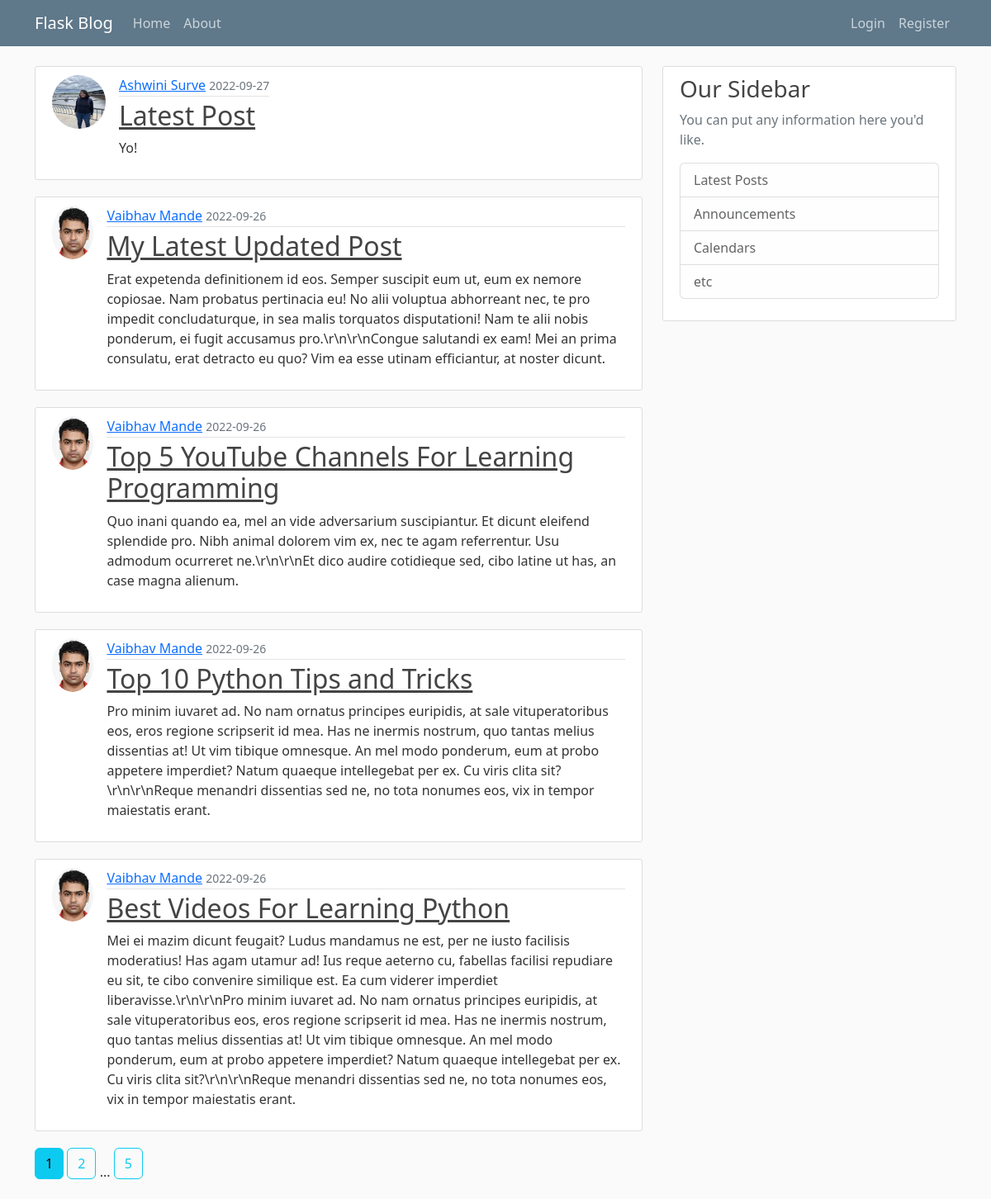
The page /home on the database its author committed.
### flaskblogs/models.py (models this page shows, shortened)
class Post(db.Model):
    id = db.Column(db.Integer, primary_key=True)
    title = db.Column(db.String(100), nullable=False)
    date_posted = db.Column(db.DateTime, nullable=False,
                            default=datetime.utcnow)
    content = db.Column(db.Text, nullable=False)
    user_id = db.Column(db.Integer, db.ForeignKey('user.id'), nullable=False)

class User(db.Model, UserMixin):
    id = db.Column(db.Integer, primary_key=True)
    username = db.Column(db.String(20), unique=True, nullable=False)
    email = db.Column(db.String(120), unique=True, nullable=False)
    image_file = db.Column(db.String(20), nullable=False,
                           default="default.jpg")
    password = db.Column(db.String(60), nullable=False)
    posts = db.relationship('Post', backref='author', lazy=True)

### flaskblogs/main/routes.py (the view)
@main.route("/")
@main.route("/home")
def home():
    page = request.args.get('page', 1, type=int)
    posts = Post.query.order_by(
        Post.date_posted.desc()).paginate(page=page, per_page=5)
    return render_template('home.html', posts=posts)

### flaskblogs/templates/home.html
{% extends 'layout.html' %}
{% block content %}
    {% for post in posts.items %}
      <article class="media content-section d-flex flex-direction-row">
        <img class="rounded-circle article-img" src="{{url_for('static', filename='profile_pics/' + post.author.image_file)}}"/>
        <div class="media-body">
          <div class="article-metadata">
            <a class="mr-2" href="{{ url_for('users.user_posts', username=post.author.username) }}">{{ post.author.username }}</a>
            <small class="text-muted">{{ post.date_posted.strftime('%Y-%m-%d') }}</small>
          </div>
          <h2><a class="article-title" href="{{ url_for('posts.post',post_id=post.id) }}">{{ post.title }}</a></h2>
          <p class="article-content">{{ post.content }}</p>
        </div>
      </article>
    {% endfor %}
    {% for page_num in posts.iter_pages(left_edge=1, right_edge=1, left_current=1, right_current=2) %}
      {% if page_num %}
        {% if posts.page == page_num %}
          <a class="btn btn-info mb-4" href="{{ url_for('main.home', page=page_num)}}"> {{page_num}} </a>
        {% else %}
          <a class="btn btn-outline-info mb-4" href="{{ url_for('main.home', page=page_num)}}"> {{page_num}} </a>
        {% endif %}
      {% else %}
        ...
      {% endif %}
    {% endfor %}
{% endblock content %}

### flaskblogs/templates/layout.html (shortened to what this page needs)
<!DOCTYPE html>
<html>
<head>
    <link href="https://cdn.jsdelivr.net/npm/bootstrap@5.2.0/dist/css/bootstrap.min.css" rel="stylesheet">
    <link rel="stylesheet" type="text/css" href="{{ url_for('static', filename='main.css') }}">
</head>
<body>
    <header class="site-header">
      <nav class="navbar navbar-expand-md navbar-dark bg-steel fixed-top">
        <div class="container">
          <a class="navbar-brand mr-4" href="/">Flask Blog</a>
          <div class="collapse navbar-collapse d-flex justify-content-between" id="navbarToggle">
            <div class="navbar-nav mr-auto">
              <a class="nav-item nav-link" href="{{ url_for('main.home') }}">Home</a>
              <a class="nav-item nav-link" href="{{ url_for('main.about') }}">About</a>
            </div>
            <div class="navbar-nav">
              {% if current_user.is_authenticated %}
                <a class="nav-item nav-link" href="{{ url_for('posts.new_post') }}">New Post</a>
                <a class="nav-item nav-link" href="{{ url_for('users.account') }}">Account</a>
                <a class="nav-item nav-link" href="{{ url_for('users.logout') }}">Logout</a>
              {% else %}
                <a class="nav-item nav-link" href="{{ url_for('users.login') }}">Login</a>
                <a class="nav-item nav-link" href="{{ url_for('users.register') }}">Register</a>
              {% endif%}
            </div>
          </div>
        </div>
      </nav>
    </header>
    <main role="main" class="container">
      <div class="row">
        <div class="col-md-8">
          {% block content %}{% endblock %}
        </div>
        <div class="col-md-4">
          <div class="content-section">
            <h3>Our Sidebar</h3>
            <p class='text-muted'>You can put any information here you'd like.
              <ul class="list-group">
                <li class="list-group-item list-group-item-light">Latest Posts</li>
                <li class="list-group-item list-group-item-light">Announcements</li>
                <li class="list-group-item list-group-item-light">Calendars</li>
                <li class="list-group-item list-group-item-light">etc</li>
              </ul>
            </p>
          </div>
        </div>
      </div>
    </main>
</body>
</html>

### flaskblogs/static/main.css (style rules this page uses)
body { background: #fafafa; color: #333333; margin-top: 5rem; }
h1, h2, h3, h4, h5, h6 { color: #444444; }
.bg-steel { background-color: #5f788a; }
.site-header .navbar-nav .nav-link { color: #cbd5db; }
.content-section { background: #ffffff; padding: 10px 20px; border: 1px solid #dddddd; border-radius: 3px; margin-bottom: 20px; }
.article-title { color: #444444; }
.article-content { white-space: pre-line; }
.article-img { height: 65px; width: 65px; margin-right: 16px; }
.article-metadata { padding-bottom: 1px; margin-bottom: 4px; border-bottom: 1px solid #e3e3e3 }

### rows shown on the page
Post: image_file (picture), author.username "Ashwini Surve", date_posted "2022-09-27", title "Latest Post", content "Yo!"
Post: image_file (picture), author.username "Vaibhav Mande", date_posted "2022-09-26", title "My Latest Updated Post", content "Erat expetenda definitionem id eos. Semper suscipit eum ut, eum ex nemore copiosae. Nam probatus pertinacia eu! No alii voluptua abhorreant nec, te pro impedit concludaturque, in sea malis torquatos disputationi! Nam te alii nobis ponderum, ei fugit accusamus pro.\\r\\n\\r\\nCongue salutandi ex eam! Mei an prima consulatu, erat detracto eu quo? Vim ea esse utinam efficiantur, at noster dicunt."
Post: image_file (picture), author.username "Vaibhav Mande", date_posted "2022-09-26", title "Top 5 YouTube Channels For Learning Programming", content "Quo inani quando ea, mel an vide adversarium suscipiantur. Et dicunt eleifend splendide pro. Nibh animal dolorem vim ex, nec te agam referrentur. Usu admodum ocurreret ne.\\r\\n\\r\\nEt dico audire cotidieque sed, cibo latine ut has, an case magna alienum."
Post: image_file (picture), author.username "Vaibhav Mande", date_posted "2022-09-26", title "Top 10 Python Tips and Tricks", content "Pro minim iuvaret ad. No nam ornatus principes euripidis, at sale vituperatoribus eos, eros regione scripserit id mea. Has ne inermis nostrum, quo tantas melius dissentias at! Ut vim tibique omnesque. An mel modo ponderum, eum at probo appetere imperdiet? Natum quaeque intellegebat per ex. Cu viris clita sit?\\r\\n\\r\\nReque menandri dissentias sed ne, no tota nonumes eos, vix in tempor maiestatis erant."
Post: image_file (picture), author.username "Vaibhav Mande", date_posted "2022-09-26", title "Best Videos For Learning Python", content "Mei ei mazim dicunt feugait? Ludus mandamus ne est, per ne iusto facilisis moderatius! Has agam utamur ad! Ius reque aeterno cu, fabellas facilisi repudiare eu sit, te cibo convenire similique est. Ea cum viderer imperdiet liberavisse.\\r\\n\\r\\nPro minim iuvaret ad. No nam ornatus principes euripidis, at sale vituperatoribus eos, eros regione scripserit id mea. Has ne inermis nostrum, quo tantas melius dissentias at! Ut vim tibique omnesque. An mel modo ponderum, eum at probo appetere imperdiet? Natum quaeque intellegebat per ex. Cu viris clita sit?\\r\\n\\r\\nReque menandri dissentias sed ne, no tota nonumes eos, vix in tempor maiestatis erant."

### other values the page prints
{{ page_num }} "1"
{{ page_num }} "2" "5"
